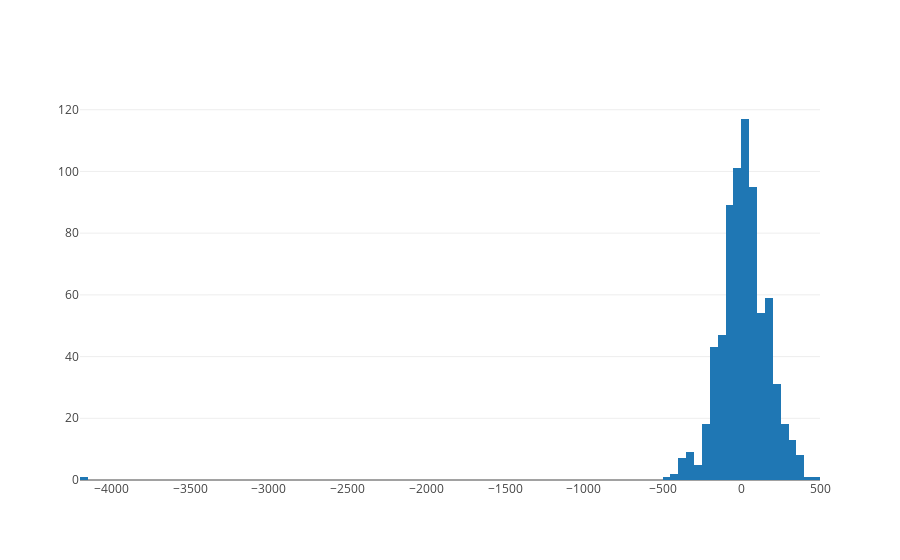

This figure's notebook cell:
### Code cell
# Histogram of expansion amounts (negative amounts are contractions) - assumes we are always able to expand/contract full amount
data = [plotly.graph_objs.Histogram(x=cd_demand_df_diff.loc[:,iap_challenge_path])]
plotly.offline.iplot(data, filename='Histogram of Expansion Amounts')

### Figure 1 — Plotly figure (JSON) as saved in the notebook; plotly's stock layout.template omitted (floating-point values rounded to 4 significant figures; data arrays with more than 128 entries replaced by an {"elided": "..."} marker saying what was removed)
{"data": [{"type": "histogram", "uid": "51eb083b-ed69-480d-83b0-6fd9f533365d", "x": {"elided": "721 float values"}}], "layout": {}}
